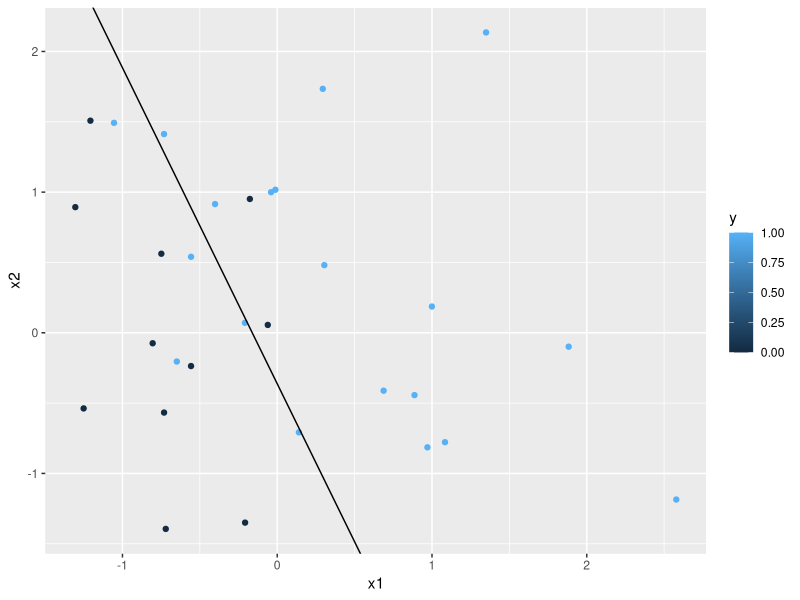

Write the R code that produced this figure.
#-------------------------------------------------------------------
# Update Date: 01/20/2019
# Create Date: 01/20/2019
# Goal: implement fisher score and gradient descent of logisitic regression
# Author: Haoyu Zhang
#-------------------------------------------------------------------
#---------------------------------------

n <- 30
x1 = rnorm(n)
x2 = rnorm(n)

logit_inv <- function(x){
  exp(x)/(1+exp(x))
}

p = logit_inv(1+x1*2+x2*1)

y = rbinom(n,1,p)

library(ggplot2)
data <- data.frame(y=y,x1=x1,x2=x2)

 
model <- glm(y~x1+x2,family=binomial)
beta <- summary(model)$coefficient[,1]

ab_fun <- function(beta){
  a = -beta[1]/beta[2]
  b = -beta[2]/beta[3]
  return(c(a,b))
}
ab <- ab_fun(beta)
ggplot(data,aes(x1,x2)) + geom_point(aes(color = y))+
  geom_abline(intercept= ab[1],
              slope = ab[2])


theta_old = c(0,1,1)
x  = cbind(1,x1,x2)
#############gradient descent
n.up = 100
alpha = 0.1
for(i in 1:n.up){
  print(i)
  ab <- ab_fun(theta_old)
  p1 = ggplot(data,aes(x1,x2)) + geom_point(aes(color = y))+
    geom_abline(intercept= ab[1],
                slope = ab[2])
  #print(p1)
  theta_new = theta_old + alpha*t(x)%*%(y-logit_inv(x%*%theta_old))
  error = max(abs(theta_new-theta_old))
  if(error<1/(10*n)){
    break
  }
  theta_old = theta_new
  print(theta_new)
  Sys.sleep(1)  
}


theta_old = c(0,1,1)
x  = cbind(1,x1,x2)
#############fisher scoring
n.up = 100
alpha = 0.1
#save matrix x_i * x_i^t
#save as a list
x_list <- list()
for(i in 1:n){
  x_list[[i]] <- crossprod(t(x[i,]),x[i,])
}
infor_fun <- function(x_list,w_vec,p){
  infor <- matrix(0,p,p)
  for(i in 1:length(w_vec)){
  infor <- infor + w_vec[i]*x_list[[i]]    
  }
  return(infor)
}
p <- length(theta_old)
for(i in 1:n.up){
  print(i)
  ab <- ab_fun(theta_old)
  p1 = ggplot(data,aes(x1,x2)) + geom_point(aes(color = y))+
    geom_abline(intercept= ab[1],
                slope = ab[2])
  mu = logit_inv(x%*%theta_old)
  w = mu*(1-mu)
  infor <- infor_fun(x_list,w,p)
    
  theta_new = theta_old + solve(infor)%*%t(x)%*%(y-mu)
  error = max(abs(theta_new-theta_old))
  if(error<1/(10*n)){
    break
  }
  theta_old = theta_new
  print(theta_new)
  Sys.sleep(1)  
}

